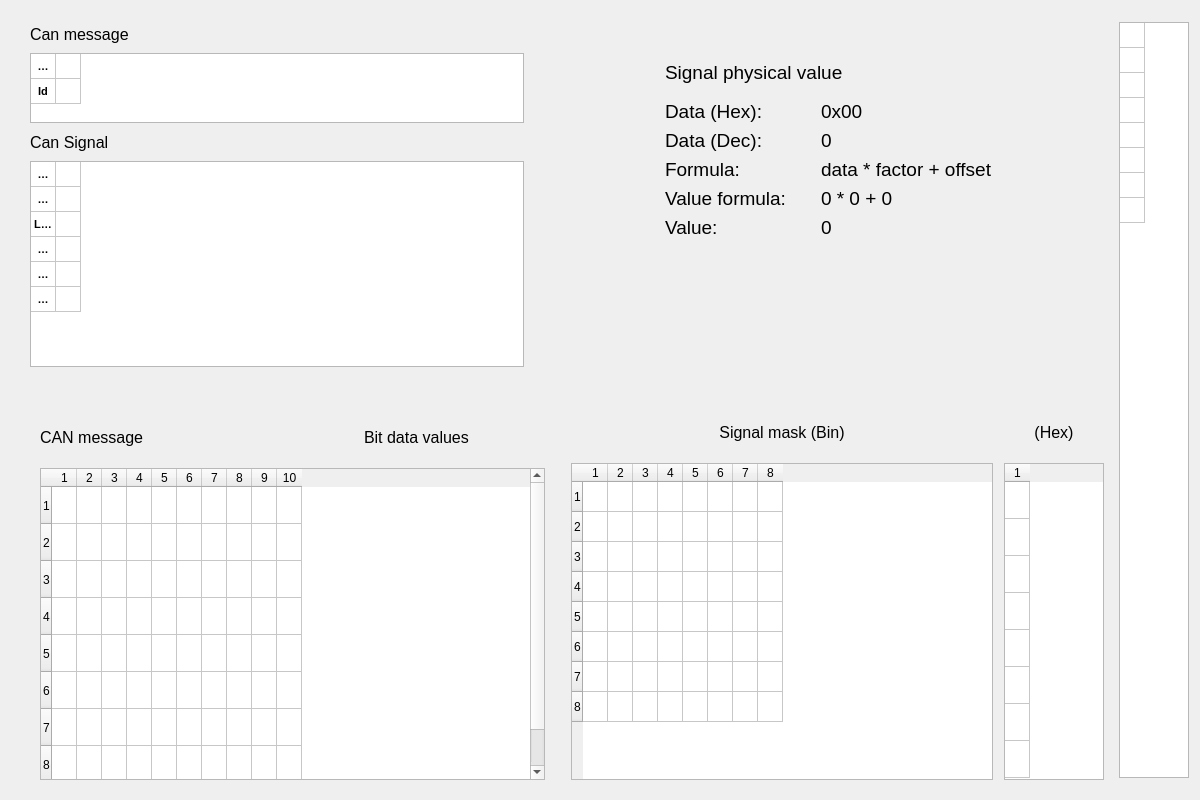
<?xml version="1.0" encoding="UTF-8"?>
<ui version="4.0">
 <class>CanMessageSimulator</class>
 <widget class="QDialog" name="CanMessageSimulator">
  <property name="geometry">
   <rect>
    <x>0</x>
    <y>0</y>
    <width>1200</width>
    <height>800</height>
   </rect>
  </property>
  <property name="minimumSize">
   <size>
    <width>1200</width>
    <height>800</height>
   </size>
  </property>
  <property name="windowTitle">
   <string>CanMessageSimulator</string>
  </property>
  <property name="styleSheet">
   <string notr="true">QGroupBox {
	border: 0;
}</string>
  </property>
  <layout class="QGridLayout" name="gridLayout_2" rowstretch="1,1" columnstretch="16,1">
   <property name="leftMargin">
    <number>0</number>
   </property>
   <item row="0" column="0">
    <layout class="QHBoxLayout" name="horizontalLayout_4" stretch="1,1">
     <item>
      <layout class="QVBoxLayout" name="verticalLayout" stretch="1,2,1,8">
       <property name="leftMargin">
        <number>30</number>
       </property>
       <property name="topMargin">
        <number>10</number>
       </property>
       <property name="rightMargin">
        <number>30</number>
       </property>
       <property name="bottomMargin">
        <number>30</number>
       </property>
       <item>
        <widget class="QLabel" name="label_CanMessage">
         <property name="font">
          <font>
           <pointsize>12</pointsize>
          </font>
         </property>
         <property name="text">
          <string>Can message</string>
         </property>
        </widget>
       </item>
       <item>
        <widget class="QTableWidget" name="tableWidget_CanMessage">
         <property name="rowCount">
          <number>2</number>
         </property>
         <property name="columnCount">
          <number>2</number>
         </property>
         <attribute name="horizontalHeaderVisible">
          <bool>false</bool>
         </attribute>
         <attribute name="horizontalHeaderCascadingSectionResizes">
          <bool>false</bool>
         </attribute>
         <attribute name="horizontalHeaderMinimumSectionSize">
          <number>25</number>
         </attribute>
         <attribute name="horizontalHeaderDefaultSectionSize">
          <number>25</number>
         </attribute>
         <attribute name="horizontalHeaderHighlightSections">
          <bool>false</bool>
         </attribute>
         <attribute name="horizontalHeaderStretchLastSection">
          <bool>false</bool>
         </attribute>
         <attribute name="verticalHeaderVisible">
          <bool>false</bool>
         </attribute>
         <attribute name="verticalHeaderMinimumSectionSize">
          <number>25</number>
         </attribute>
         <attribute name="verticalHeaderDefaultSectionSize">
          <number>25</number>
         </attribute>
         <attribute name="verticalHeaderHighlightSections">
          <bool>false</bool>
         </attribute>
         <row/>
         <row/>
         <column/>
         <column/>
         <item row="0" column="0">
          <property name="text">
           <string>Name</string>
          </property>
          <property name="font">
           <font>
            <pointsize>8</pointsize>
            <weight>75</weight>
            <bold>true</bold>
           </font>
          </property>
          <property name="textAlignment">
           <set>AlignCenter</set>
          </property>
         </item>
         <item row="0" column="1">
          <property name="text">
           <string/>
          </property>
          <property name="whatsThis">
           <string/>
          </property>
          <property name="textAlignment">
           <set>AlignCenter</set>
          </property>
         </item>
         <item row="1" column="0">
          <property name="text">
           <string>Id</string>
          </property>
          <property name="font">
           <font>
            <pointsize>8</pointsize>
            <weight>75</weight>
            <bold>true</bold>
           </font>
          </property>
          <property name="textAlignment">
           <set>AlignCenter</set>
          </property>
         </item>
         <item row="1" column="1">
          <property name="text">
           <string/>
          </property>
          <property name="textAlignment">
           <set>AlignCenter</set>
          </property>
          <property name="flags">
           <set>ItemIsSelectable|ItemIsDragEnabled|ItemIsDropEnabled|ItemIsUserCheckable|ItemIsEnabled</set>
          </property>
         </item>
        </widget>
       </item>
       <item>
        <widget class="QLabel" name="label_CanSignal">
         <property name="font">
          <font>
           <pointsize>12</pointsize>
          </font>
         </property>
         <property name="text">
          <string>Can Signal</string>
         </property>
        </widget>
       </item>
       <item>
        <widget class="QTableWidget" name="tableWidget_CanSignal">
         <property name="rowCount">
          <number>6</number>
         </property>
         <property name="columnCount">
          <number>2</number>
         </property>
         <attribute name="horizontalHeaderVisible">
          <bool>false</bool>
         </attribute>
         <attribute name="horizontalHeaderMinimumSectionSize">
          <number>25</number>
         </attribute>
         <attribute name="horizontalHeaderDefaultSectionSize">
          <number>25</number>
         </attribute>
         <attribute name="horizontalHeaderHighlightSections">
          <bool>false</bool>
         </attribute>
         <attribute name="verticalHeaderVisible">
          <bool>false</bool>
         </attribute>
         <attribute name="verticalHeaderMinimumSectionSize">
          <number>25</number>
         </attribute>
         <attribute name="verticalHeaderDefaultSectionSize">
          <number>25</number>
         </attribute>
         <attribute name="verticalHeaderHighlightSections">
          <bool>false</bool>
         </attribute>
         <row/>
         <row/>
         <row/>
         <row/>
         <row/>
         <row/>
         <column/>
         <column/>
         <item row="0" column="0">
          <property name="text">
           <string>Name</string>
          </property>
          <property name="font">
           <font>
            <pointsize>8</pointsize>
            <weight>75</weight>
            <bold>true</bold>
           </font>
          </property>
          <property name="textAlignment">
           <set>AlignCenter</set>
          </property>
         </item>
         <item row="0" column="1">
          <property name="text">
           <string/>
          </property>
          <property name="whatsThis">
           <string/>
          </property>
          <property name="textAlignment">
           <set>AlignCenter</set>
          </property>
         </item>
         <item row="1" column="0">
          <property name="text">
           <string>Start bit</string>
          </property>
          <property name="font">
           <font>
            <pointsize>8</pointsize>
            <weight>75</weight>
            <bold>true</bold>
           </font>
          </property>
          <property name="textAlignment">
           <set>AlignCenter</set>
          </property>
         </item>
         <item row="1" column="1">
          <property name="text">
           <string/>
          </property>
          <property name="textAlignment">
           <set>AlignCenter</set>
          </property>
          <property name="background">
           <brush brushstyle="NoBrush">
            <color alpha="255">
             <red>0</red>
             <green>0</green>
             <blue>0</blue>
            </color>
           </brush>
          </property>
          <property name="flags">
           <set>ItemIsSelectable|ItemIsDragEnabled|ItemIsDropEnabled|ItemIsUserCheckable|ItemIsEnabled</set>
          </property>
         </item>
         <item row="2" column="0">
          <property name="text">
           <string>Length</string>
          </property>
          <property name="font">
           <font>
            <pointsize>8</pointsize>
            <weight>75</weight>
            <bold>true</bold>
           </font>
          </property>
          <property name="textAlignment">
           <set>AlignCenter</set>
          </property>
         </item>
         <item row="2" column="1">
          <property name="text">
           <string/>
          </property>
          <property name="textAlignment">
           <set>AlignCenter</set>
          </property>
          <property name="flags">
           <set>ItemIsSelectable|ItemIsDragEnabled|ItemIsDropEnabled|ItemIsUserCheckable|ItemIsEnabled</set>
          </property>
         </item>
         <item row="3" column="0">
          <property name="text">
           <string>Endianness</string>
          </property>
          <property name="font">
           <font>
            <pointsize>8</pointsize>
            <weight>75</weight>
            <bold>true</bold>
           </font>
          </property>
          <property name="textAlignment">
           <set>AlignCenter</set>
          </property>
         </item>
         <item row="3" column="1">
          <property name="text">
           <string/>
          </property>
          <property name="textAlignment">
           <set>AlignCenter</set>
          </property>
          <property name="flags">
           <set>ItemIsSelectable|ItemIsDragEnabled|ItemIsDropEnabled|ItemIsUserCheckable|ItemIsEnabled</set>
          </property>
         </item>
         <item row="4" column="0">
          <property name="text">
           <string>Scale</string>
          </property>
          <property name="font">
           <font>
            <pointsize>8</pointsize>
            <weight>75</weight>
            <bold>true</bold>
           </font>
          </property>
          <property name="textAlignment">
           <set>AlignCenter</set>
          </property>
         </item>
         <item row="4" column="1">
          <property name="text">
           <string/>
          </property>
          <property name="textAlignment">
           <set>AlignCenter</set>
          </property>
          <property name="flags">
           <set>ItemIsSelectable|ItemIsDragEnabled|ItemIsDropEnabled|ItemIsUserCheckable|ItemIsEnabled</set>
          </property>
         </item>
         <item row="5" column="0">
          <property name="text">
           <string>Offset</string>
          </property>
          <property name="font">
           <font>
            <pointsize>8</pointsize>
            <weight>75</weight>
            <bold>true</bold>
           </font>
          </property>
          <property name="textAlignment">
           <set>AlignCenter</set>
          </property>
         </item>
         <item row="5" column="1">
          <property name="text">
           <string/>
          </property>
          <property name="textAlignment">
           <set>AlignCenter</set>
          </property>
          <property name="flags">
           <set>ItemIsSelectable|ItemIsDragEnabled|ItemIsDropEnabled|ItemIsUserCheckable|ItemIsEnabled</set>
          </property>
         </item>
        </widget>
       </item>
      </layout>
     </item>
     <item>
      <widget class="QWidget" name="widget" native="true">
       <layout class="QFormLayout" name="formLayout">
        <property name="horizontalSpacing">
         <number>30</number>
        </property>
        <property name="verticalSpacing">
         <number>6</number>
        </property>
        <property name="leftMargin">
         <number>60</number>
        </property>
        <property name="topMargin">
         <number>50</number>
        </property>
        <property name="bottomMargin">
         <number>100</number>
        </property>
        <item row="4" column="0">
         <widget class="QLabel" name="label">
          <property name="font">
           <font>
            <pointsize>14</pointsize>
           </font>
          </property>
          <property name="styleSheet">
           <string notr="true">QLabel {
	margin-left: 40px;
}</string>
          </property>
          <property name="text">
           <string>Data (Hex):</string>
          </property>
         </widget>
        </item>
        <item row="4" column="1">
         <widget class="QLabel" name="label_DataHex">
          <property name="font">
           <font>
            <pointsize>14</pointsize>
           </font>
          </property>
          <property name="styleSheet">
           <string notr="true"/>
          </property>
          <property name="text">
           <string>0x00</string>
          </property>
          <property name="alignment">
           <set>Qt::AlignJustify|Qt::AlignVCenter</set>
          </property>
         </widget>
        </item>
        <item row="5" column="0">
         <widget class="QLabel" name="label_3">
          <property name="font">
           <font>
            <pointsize>14</pointsize>
           </font>
          </property>
          <property name="styleSheet">
           <string notr="true">QLabel {
	margin-left: 40px;
}</string>
          </property>
          <property name="text">
           <string>Data (Dec):</string>
          </property>
         </widget>
        </item>
        <item row="5" column="1">
         <widget class="QLabel" name="label_DataDec">
          <property name="font">
           <font>
            <pointsize>14</pointsize>
           </font>
          </property>
          <property name="styleSheet">
           <string notr="true"/>
          </property>
          <property name="text">
           <string>0</string>
          </property>
         </widget>
        </item>
        <item row="6" column="0">
         <widget class="QLabel" name="label_2">
          <property name="font">
           <font>
            <pointsize>14</pointsize>
           </font>
          </property>
          <property name="styleSheet">
           <string notr="true">QLabel {
	margin-left: 40px;
}</string>
          </property>
          <property name="text">
           <string>Formula:</string>
          </property>
         </widget>
        </item>
        <item row="6" column="1">
         <widget class="QLabel" name="label_4">
          <property name="font">
           <font>
            <pointsize>14</pointsize>
           </font>
          </property>
          <property name="styleSheet">
           <string notr="true"/>
          </property>
          <property name="text">
           <string>data * factor + offset</string>
          </property>
         </widget>
        </item>
        <item row="7" column="0">
         <widget class="QLabel" name="label_20">
          <property name="font">
           <font>
            <pointsize>14</pointsize>
           </font>
          </property>
          <property name="styleSheet">
           <string notr="true">QLabel {
	margin-left: 40px;
}</string>
          </property>
          <property name="text">
           <string>Value formula:</string>
          </property>
         </widget>
        </item>
        <item row="7" column="1">
         <widget class="QLabel" name="label_ValueFormula">
          <property name="font">
           <font>
            <pointsize>14</pointsize>
           </font>
          </property>
          <property name="styleSheet">
           <string notr="true"/>
          </property>
          <property name="text">
           <string>0 * 0 + 0</string>
          </property>
         </widget>
        </item>
        <item row="8" column="0">
         <widget class="QLabel" name="label_5">
          <property name="font">
           <font>
            <pointsize>14</pointsize>
           </font>
          </property>
          <property name="styleSheet">
           <string notr="true">QLabel {
	margin-left: 40px;
}</string>
          </property>
          <property name="text">
           <string>Value:</string>
          </property>
         </widget>
        </item>
        <item row="8" column="1">
         <widget class="QLabel" name="label_Value">
          <property name="font">
           <font>
            <pointsize>14</pointsize>
           </font>
          </property>
          <property name="styleSheet">
           <string notr="true"/>
          </property>
          <property name="text">
           <string>0</string>
          </property>
         </widget>
        </item>
        <item row="3" column="0" colspan="2">
         <widget class="QLabel" name="label_12">
          <property name="font">
           <font>
            <pointsize>14</pointsize>
            <weight>50</weight>
            <bold>false</bold>
            <underline>false</underline>
            <strikeout>false</strikeout>
           </font>
          </property>
          <property name="styleSheet">
           <string notr="true">QLabel {
	margin-left: 40px;
	margin-bottom: 10px;
}</string>
          </property>
          <property name="text">
           <string>Signal physical value</string>
          </property>
         </widget>
        </item>
       </layout>
      </widget>
     </item>
    </layout>
   </item>
   <item row="1" column="0">
    <layout class="QHBoxLayout" name="horizontalLayout_2" stretch="1,1">
     <item>
      <widget class="QGroupBox" name="groupBox_CanDataBytes">
       <property name="styleSheet">
        <string notr="true"/>
       </property>
       <property name="title">
        <string/>
       </property>
       <property name="alignment">
        <set>Qt::AlignLeading|Qt::AlignLeft|Qt::AlignTop</set>
       </property>
       <layout class="QGridLayout" name="gridLayout_4" rowstretch="2,0" columnstretch="1,1,1">
        <property name="leftMargin">
         <number>40</number>
        </property>
        <item row="1" column="0" colspan="3">
         <widget class="QTableWidget" name="tableWidget_CanDataBytes">
          <property name="sizePolicy">
           <sizepolicy hsizetype="Expanding" vsizetype="Expanding">
            <horstretch>0</horstretch>
            <verstretch>0</verstretch>
           </sizepolicy>
          </property>
          <property name="maximumSize">
           <size>
            <width>16777215</width>
            <height>16777215</height>
           </size>
          </property>
          <property name="styleSheet">
           <string notr="true"/>
          </property>
          <property name="rowCount">
           <number>8</number>
          </property>
          <property name="columnCount">
           <number>10</number>
          </property>
          <attribute name="horizontalHeaderCascadingSectionResizes">
           <bool>false</bool>
          </attribute>
          <attribute name="horizontalHeaderMinimumSectionSize">
           <number>25</number>
          </attribute>
          <attribute name="horizontalHeaderDefaultSectionSize">
           <number>25</number>
          </attribute>
          <attribute name="horizontalHeaderHighlightSections">
           <bool>false</bool>
          </attribute>
          <attribute name="horizontalHeaderStretchLastSection">
           <bool>false</bool>
          </attribute>
          <attribute name="verticalHeaderMinimumSectionSize">
           <number>25</number>
          </attribute>
          <attribute name="verticalHeaderDefaultSectionSize">
           <number>37</number>
          </attribute>
          <row/>
          <row/>
          <row/>
          <row/>
          <row/>
          <row/>
          <row/>
          <row/>
          <column/>
          <column/>
          <column/>
          <column/>
          <column/>
          <column/>
          <column/>
          <column/>
          <column/>
          <column/>
          <item row="0" column="0">
           <property name="text">
            <string/>
           </property>
          </item>
         </widget>
        </item>
        <item row="0" column="2">
         <widget class="QLabel" name="label_BitDataValues">
          <property name="font">
           <font>
            <pointsize>12</pointsize>
            <weight>50</weight>
            <bold>false</bold>
            <underline>false</underline>
           </font>
          </property>
          <property name="text">
           <string>Bit data values</string>
          </property>
         </widget>
        </item>
        <item row="0" column="0">
         <widget class="QLabel" name="label_7">
          <property name="maximumSize">
           <size>
            <width>130</width>
            <height>50</height>
           </size>
          </property>
          <property name="font">
           <font>
            <pointsize>12</pointsize>
           </font>
          </property>
          <property name="styleSheet">
           <string notr="true"/>
          </property>
          <property name="text">
           <string>CAN message</string>
          </property>
         </widget>
        </item>
        <item row="0" column="1">
         <widget class="QLabel" name="label_8">
          <property name="text">
           <string/>
          </property>
         </widget>
        </item>
       </layout>
      </widget>
     </item>
     <item>
      <widget class="QGroupBox" name="groupBox_Result">
       <property name="enabled">
        <bool>true</bool>
       </property>
       <property name="styleSheet">
        <string notr="true">QTableWidget {
	margin-top: 15px;
}</string>
       </property>
       <property name="title">
        <string/>
       </property>
       <layout class="QGridLayout" name="gridLayout_3" rowstretch="0,0,0" columnstretch="16,1">
        <property name="leftMargin">
         <number>11</number>
        </property>
        <property name="topMargin">
         <number>20</number>
        </property>
        <property name="horizontalSpacing">
         <number>11</number>
        </property>
        <item row="1" column="1">
         <widget class="QLabel" name="label_10">
          <property name="font">
           <font>
            <pointsize>12</pointsize>
           </font>
          </property>
          <property name="text">
           <string>(Hex)</string>
          </property>
          <property name="alignment">
           <set>Qt::AlignCenter</set>
          </property>
         </widget>
        </item>
        <item row="1" column="0">
         <widget class="QLabel" name="label_9">
          <property name="font">
           <font>
            <pointsize>12</pointsize>
           </font>
          </property>
          <property name="styleSheet">
           <string notr="true">QLabel {
	margin-botton: 30px;
}</string>
          </property>
          <property name="text">
           <string>Signal mask (Bin)</string>
          </property>
          <property name="alignment">
           <set>Qt::AlignCenter</set>
          </property>
         </widget>
        </item>
        <item row="2" column="1">
         <widget class="QTableWidget" name="tableWidget_SignalMaskHex">
          <property name="styleSheet">
           <string notr="true"/>
          </property>
          <property name="rowCount">
           <number>8</number>
          </property>
          <property name="columnCount">
           <number>1</number>
          </property>
          <attribute name="horizontalHeaderVisible">
           <bool>true</bool>
          </attribute>
          <attribute name="horizontalHeaderMinimumSectionSize">
           <number>25</number>
          </attribute>
          <attribute name="horizontalHeaderDefaultSectionSize">
           <number>25</number>
          </attribute>
          <attribute name="verticalHeaderVisible">
           <bool>false</bool>
          </attribute>
          <attribute name="verticalHeaderMinimumSectionSize">
           <number>25</number>
          </attribute>
          <attribute name="verticalHeaderDefaultSectionSize">
           <number>37</number>
          </attribute>
          <row/>
          <row/>
          <row/>
          <row/>
          <row/>
          <row/>
          <row/>
          <row/>
          <column/>
         </widget>
        </item>
        <item row="2" column="0">
         <widget class="QTableWidget" name="tableWidget_SignalMaskBin">
          <property name="styleSheet">
           <string notr="true"/>
          </property>
          <property name="rowCount">
           <number>8</number>
          </property>
          <property name="columnCount">
           <number>8</number>
          </property>
          <attribute name="horizontalHeaderMinimumSectionSize">
           <number>25</number>
          </attribute>
          <attribute name="horizontalHeaderDefaultSectionSize">
           <number>25</number>
          </attribute>
          <attribute name="verticalHeaderMinimumSectionSize">
           <number>25</number>
          </attribute>
          <row/>
          <row/>
          <row/>
          <row/>
          <row/>
          <row/>
          <row/>
          <row/>
          <column/>
          <column/>
          <column/>
          <column/>
          <column/>
          <column/>
          <column/>
          <column/>
         </widget>
        </item>
       </layout>
      </widget>
     </item>
    </layout>
   </item>
   <item row="0" column="1" rowspan="2">
    <layout class="QVBoxLayout" name="verticalLayout_2">
     <property name="topMargin">
      <number>11</number>
     </property>
     <property name="bottomMargin">
      <number>11</number>
     </property>
     <item>
      <widget class="QTableWidget" name="tableWidget_CanSignalRawData">
       <property name="minimumSize">
        <size>
         <width>50</width>
         <height>0</height>
        </size>
       </property>
       <property name="maximumSize">
        <size>
         <width>75</width>
         <height>16777215</height>
        </size>
       </property>
       <property name="styleSheet">
        <string notr="true"/>
       </property>
       <property name="rowCount">
        <number>8</number>
       </property>
       <property name="columnCount">
        <number>1</number>
       </property>
       <attribute name="horizontalHeaderVisible">
        <bool>false</bool>
       </attribute>
       <attribute name="horizontalHeaderMinimumSectionSize">
        <number>25</number>
       </attribute>
       <attribute name="horizontalHeaderDefaultSectionSize">
        <number>25</number>
       </attribute>
       <attribute name="verticalHeaderVisible">
        <bool>false</bool>
       </attribute>
       <attribute name="verticalHeaderMinimumSectionSize">
        <number>25</number>
       </attribute>
       <attribute name="verticalHeaderDefaultSectionSize">
        <number>25</number>
       </attribute>
       <row/>
       <row/>
       <row/>
       <row/>
       <row/>
       <row/>
       <row/>
       <row/>
       <column/>
       <item row="0" column="0">
        <property name="text">
         <string/>
        </property>
        <property name="background">
         <brush brushstyle="NoBrush">
          <color alpha="255">
           <red>255</red>
           <green>255</green>
           <blue>255</blue>
          </color>
         </brush>
        </property>
       </item>
      </widget>
     </item>
    </layout>
   </item>
  </layout>
 </widget>
 <resources/>
 <connections/>
</ui>
